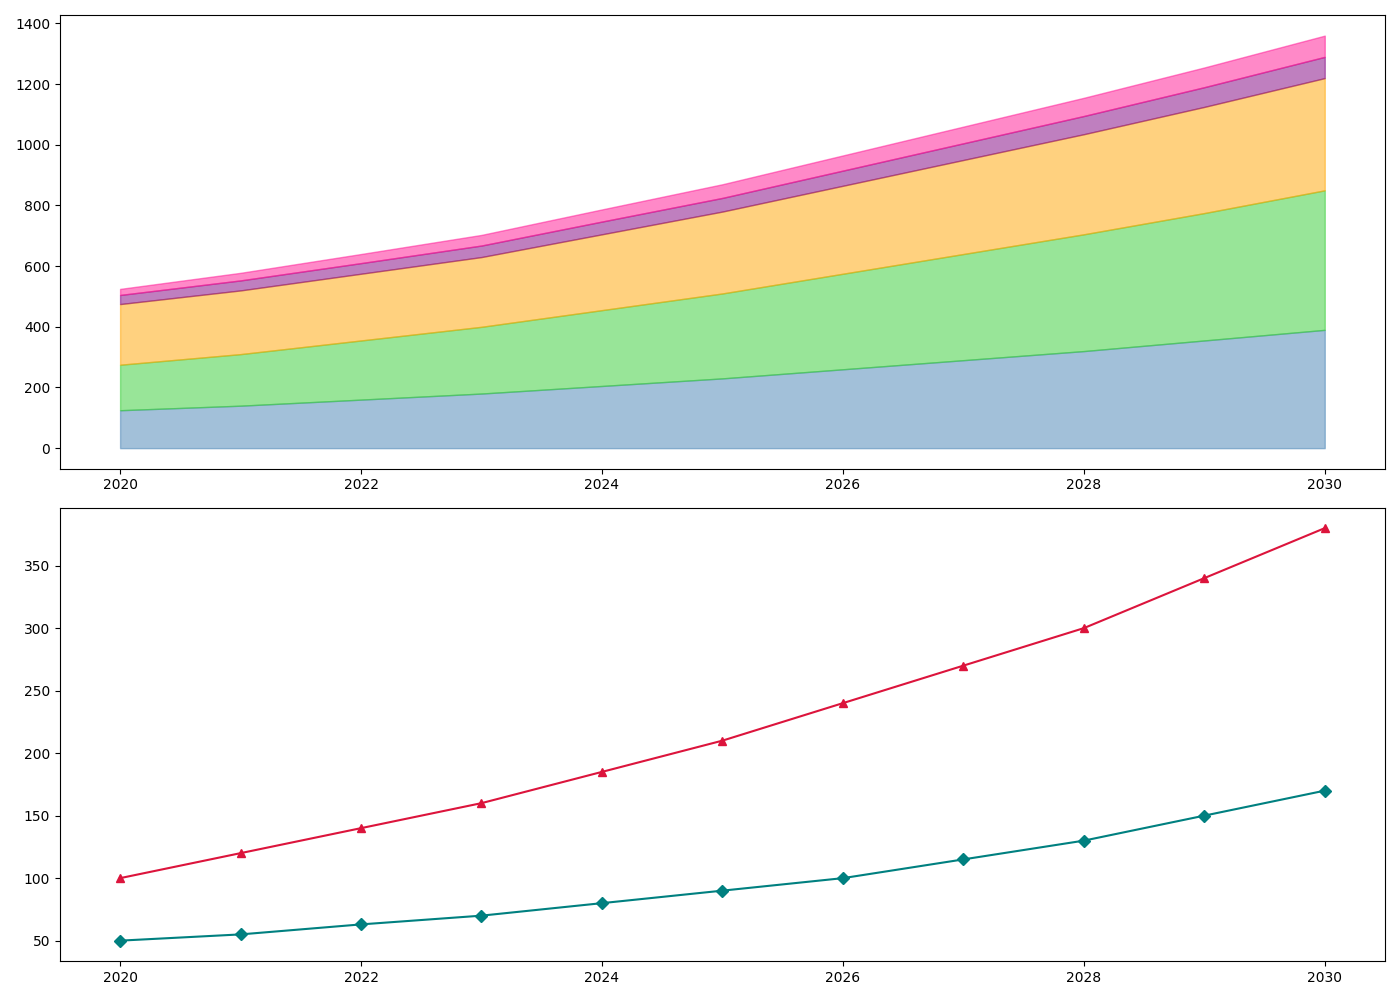

Source code (Python):
import matplotlib.pyplot as plt
import numpy as np

years = np.arange(2020, 2031)

solar_power = np.array([125, 140, 160, 180, 205, 230, 260, 290, 320, 355, 390])
wind_power = np.array([150, 170, 195, 220, 250, 280, 315, 350, 385, 420, 460])
hydropower = np.array([200, 210, 220, 230, 250, 270, 290, 310, 330, 350, 370])
geothermal = np.array([30, 33, 35, 38, 42, 45, 50, 55, 60, 65, 70])
biomass = np.array([20, 25, 30, 35, 40, 45, 50, 55, 60, 65, 70])

CO2_reduction = np.array([100, 120, 140, 160, 185, 210, 240, 270, 300, 340, 380])
deforestation_prevented = np.array([50, 55, 63, 70, 80, 90, 100, 115, 130, 150, 170])

cumulative_wind = solar_power + wind_power
cumulative_hydropower = cumulative_wind + hydropower
cumulative_geothermal = cumulative_hydropower + geothermal
cumulative_biomass = cumulative_geothermal + biomass

fig, (ax1, ax2) = plt.subplots(2, 1, figsize=(14, 10))

ax1.fill_between(years, 0, solar_power, color='#4682B4', alpha=0.5)
ax1.fill_between(years, solar_power, cumulative_wind, color='#32CD32', alpha=0.5)
ax1.fill_between(years, cumulative_wind, cumulative_hydropower, color='#FFA500', alpha=0.5)
ax1.fill_between(years, cumulative_hydropower, cumulative_geothermal, color='#800080', alpha=0.5)
ax1.fill_between(years, cumulative_geothermal, cumulative_biomass, color='#FF1493', alpha=0.5)

ax1.grid(False)

ax2.plot(years, CO2_reduction, color='crimson', linewidth=1.5, marker='^')
ax2.plot(years, deforestation_prevented, color='teal', linewidth=1.5, marker='D')

ax2.grid(False)

plt.tight_layout()
plt.show()
